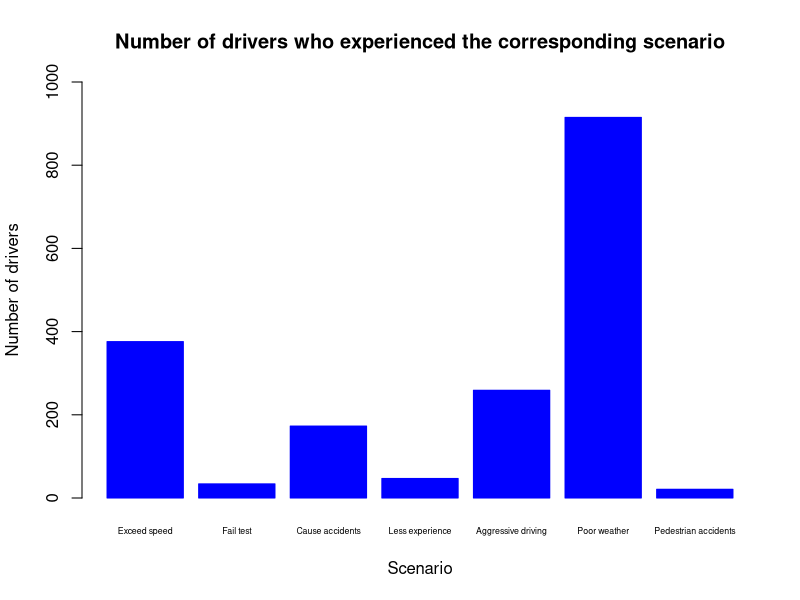
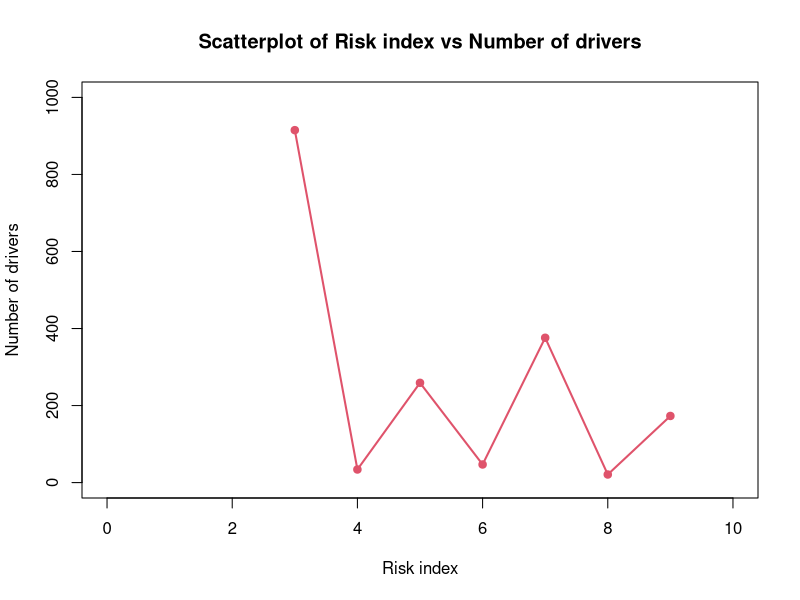

Generate these figures, in order, with R:
## ---- chunk 1
knitr::opts_chunk$set(echo = TRUE)
## ---- chunk 2
# Import the Survey data in R
survey = read.csv("SURVEY.csv", header = TRUE)
scenario = survey$Scenario
number_drivers = survey$Number.of.experience
risk_index = survey$Risk.Index
data_survey = data.frame(scenario, number_drivers, risk_index)
## ---- chunk 3
# Plot the bar plot for the number of drivers
barplot(number_drivers, 
        xlab = "Scenario",
        ylab = "Number of drivers", ylim = c(0, 1000),
        names.arg = scenario, cex.names = 0.53,
        col = "blue", border = "blue", 
        main = "Number of drivers who experienced the corresponding scenario")
## ---- chunk 4
# Scatterplot for the risk index vs number of drivers
plot(risk_index, number_drivers,
     ylab = "Number of drivers", ylim = c(0, 1000),
     xlab = "Risk index", xlim = c(0, 10),
     main = "Scatterplot of Risk index vs Number of drivers",
     pch = 19, col = 2)
lines(sort(risk_index), c(915, 34, 259, 47, 376, 21, 173), 
      col = 2, lwd = 2, pch = 1)
## ---- chunk 5
# Let the risky scenario be treatment A and let risk index be treatment B
a = 7
b = 7
n = 1

y_xxx = (1 / (a * b * n)) * (915 + 34 + 259 + 47 + 376 + 21 + 173)
y_1xx = (1 / (b * n)) * 915
y_2xx = (1 / (b * n)) * 34
y_3xx = (1 / (b * n)) * 259
y_4xx = (1 / (b * n)) * 47
y_5xx = (1 / (b * n)) * 376
y_6xx = (1 / (b * n)) * 21
y_7xx = (1 / (b * n)) * 173
y_x1x = (1 / (a * n)) * 915
y_x2x = (1 / (a * n)) * 34
y_x3x = (1 / (a * n)) * 259
y_x4x = (1 / (a * n)) * 47
y_x5x = (1 / (a * n)) * 376
y_x6x = (1 / (a * n)) * 21
y_x7x = (1 / (a * n)) * 173
y_11x = (1 / n) * 915
y_21x = (1 / n) * 0
y_31x = (1 / n) * 0
y_41x = (1 / n) * 0
y_51x = (1 / n) * 0
y_61x = (1 / n) * 0
y_71x = (1 / n) * 0
y_12x = (1 / n) * 0
y_22x = (1 / n) * 34
y_32x = (1 / n) * 0
y_42x = (1 / n) * 0
y_52x = (1 / n) * 0
y_62x = (1 / n) * 0
y_72x = (1 / n) * 0
y_13x = (1 / n) * 0
y_23x = (1 / n) * 0
y_33x = (1 / n) * 259
y_43x = (1 / n) * 0
y_53x = (1 / n) * 0
y_63x = (1 / n) * 0
y_73x = (1 / n) * 0
y_14x = (1 / n) * 0
y_24x = (1 / n) * 0
y_34x = (1 / n) * 0
y_44x = (1 / n) * 47
y_54x = (1 / n) * 0
y_64x = (1 / n) * 0
y_74x = (1 / n) * 0
y_15x = (1 / n) * 0
y_25x = (1 / n) * 0
y_35x = (1 / n) * 0
y_45x = (1 / n) * 0
y_55x = (1 / n) * 376
y_65x = (1 / n) * 0
y_75x = (1 / n) * 0
y_16x = (1 / n) * 0
y_26x = (1 / n) * 0
y_36x = (1 / n) * 0
y_46x = (1 / n) * 0
y_56x = (1 / n) * 0
y_66x = (1 / n) * 21
y_76x = (1 / n) * 0
y_17x = (1 / n) * 0
y_27x = (1 / n) * 0
y_37x = (1 / n) * 0
y_47x = (1 / n) * 0
y_57x = (1 / n) * 0
y_67x = (1 / n) * 0
y_77x = (1 / n) * 173

SS_A = b * n * (((y_1xx - y_xxx)^2) + ((y_2xx - y_xxx)^2) + 
                  ((y_3xx - y_xxx)^2) + ((y_4xx - y_xxx)^2) + 
                  ((y_5xx - y_xxx)^2) + ((y_6xx - y_xxx)^2) + 
                  ((y_7xx - y_xxx)^2))
SS_B = a * n * (((y_x1x - y_xxx)^2) + ((y_x2x - y_xxx)^2) + 
                  ((y_x3x - y_xxx)^2) + ((y_x4x - y_xxx)^2) + 
                  ((y_x5x - y_xxx)^2) + ((y_x6x - y_xxx)^2) + 
                  ((y_x7x - y_xxx)^2))
SS_AB = n * (((y_11x - y_1xx - y_x1x + y_xxx)^2) + 
  ((y_21x - y_2xx - y_x1x + y_xxx)^2) + ((y_31x - y_3xx - y_x1x + y_xxx)^2) + 
  ((y_41x - y_4xx - y_x1x + y_xxx)^2) + ((y_51x - y_5xx - y_x1x + y_xxx)^2) + 
  ((y_61x - y_6xx - y_x1x + y_xxx)^2) + ((y_71x - y_7xx - y_x1x + y_xxx)^2) + 
  ((y_12x - y_1xx - y_x2x + y_xxx)^2) + ((y_22x - y_2xx - y_x2x + y_xxx)^2) + 
  ((y_32x - y_3xx - y_x2x + y_xxx)^2) + ((y_42x - y_4xx - y_x2x + y_xxx)^2) + 
  ((y_52x - y_5xx - y_x2x + y_xxx)^2) + ((y_62x - y_6xx - y_x2x + y_xxx)^2) + 
  ((y_72x - y_7xx - y_x2x + y_xxx)^2) + ((y_13x - y_1xx - y_x3x + y_xxx)^2) + 
  ((y_23x - y_2xx - y_x3x + y_xxx)^2) + ((y_33x - y_3xx - y_x3x + y_xxx)^2) + 
  ((y_43x - y_4xx - y_x3x + y_xxx)^2) + ((y_53x - y_5xx - y_x3x + y_xxx)^2) + 
  ((y_63x - y_6xx - y_x3x + y_xxx)^2) + ((y_73x - y_7xx - y_x3x + y_xxx)^2) + 
  ((y_14x - y_1xx - y_x4x + y_xxx)^2) + ((y_24x - y_2xx - y_x4x + y_xxx)^2) + 
  ((y_34x - y_3xx - y_x4x + y_xxx)^2) + ((y_44x - y_4xx - y_x4x + y_xxx)^2) +
  ((y_54x - y_5xx - y_x4x + y_xxx)^2) + ((y_64x - y_6xx - y_x4x + y_xxx)^2) + 
  ((y_74x - y_7xx - y_x4x + y_xxx)^2) + ((y_15x - y_1xx - y_x5x + y_xxx)^2) + 
  ((y_25x - y_2xx - y_x5x + y_xxx)^2) + ((y_35x - y_3xx - y_x5x + y_xxx)^2) + 
  ((y_45x - y_4xx - y_x5x + y_xxx)^2) + ((y_55x - y_5xx - y_x5x + y_xxx)^2) + 
  ((y_65x - y_6xx - y_x5x + y_xxx)^2) + ((y_75x - y_7xx - y_x5x + y_xxx)^2) + 
  ((y_16x - y_1xx - y_x6x + y_xxx)^2) + ((y_26x - y_2xx - y_x6x + y_xxx)^2) + 
  ((y_36x - y_3xx - y_x6x + y_xxx)^2) + ((y_46x - y_4xx - y_x6x + y_xxx)^2) + 
  ((y_56x - y_5xx - y_x6x + y_xxx)^2) + ((y_66x - y_6xx - y_x6x + y_xxx)^2) + 
  ((y_76x - y_7xx - y_x6x + y_xxx)^2) + ((y_17x - y_1xx - y_x7x + y_xxx)^2) + 
  ((y_27x - y_2xx - y_x7x + y_xxx)^2) + ((y_37x - y_3xx - y_x7x + y_xxx)^2) + 
  ((y_47x - y_4xx - y_x7x + y_xxx)^2) + ((y_57x - y_5xx - y_x7x + y_xxx)^2) + 
  ((y_67x - y_6xx - y_x7x + y_xxx)^2) + ((y_77x - y_7xx - y_x7x + y_xxx)^2))
SS_Err = ((915 - y_xxx)^2) + ((34 - y_xxx)^2) + ((259 - y_xxx)^2) + 
  ((47 - y_xxx)^2) + ((376 - y_xxx)^2) + ((21 - y_xxx)^2) + ((173 - y_xxx)^2)
SS_Tot = SS_A + SS_B + SS_AB + SS_Err
## ---- chunk 6
# Construct the ANOVA table for two-way factorial design
df_A = a - 1
df_B = b - 1
df_AB = (a - 1) * (b - 1)
df_Err = a * b * (n + 1)
df_Tot =df_A + df_B + df_Err
MS_A = SS_A / df_A
MS_B = SS_B / df_B
MS_AB = SS_AB / df_AB
MS_Err = SS_Err / df_Err
F0_A = MS_A / MS_Err
F0_B = MS_B / MS_Err
F0_AB = MS_AB / MS_Err

ss = c(SS_A, SS_B, SS_AB, SS_Err, SS_Tot)
df = c(df_A, df_B, df_AB, df_Err, df_Tot)
ms = c(MS_A, MS_B, MS_AB, MS_Err)
F0 = c(F0_A, F0_B, F0_AB)

max_ln = length(ss)
name_row = c("Variation for A", "Variation for B", "Variation for AB", 
             "Variation for Error", "Variation for Total")
name_col = c("Sum of Squares", "Degrees of Freedom", "Mean Squares", "F0")

ANOVA_data = setNames(data.frame(col1 = c(ss, rep(NA, max_ln - length(ss))), 
                        col2 = c(df, rep(NA, max_ln - length(df))), 
                        col3 = c(ms, rep(NA, max_ln - length(ms))), 
                        col4 = c(F0, rep(NA, max_ln - length(F0))), 
                        row.names = name_row), name_col)

library(knitr)
knitr::kable(ANOVA_data, "pipe")
## ---- chunk 7
# Find the critical value
a_c = 7
b_c = 7
n_c = 1
df_AB_c = (a_c - 1) * (b_c - 1)
df_Err_c = a_c * b_c * (n_c + 1)
alpha_s = 1 - 0.95
qf(alpha_s, df_AB_c, df_Err_c, lower.tail = FALSE)
